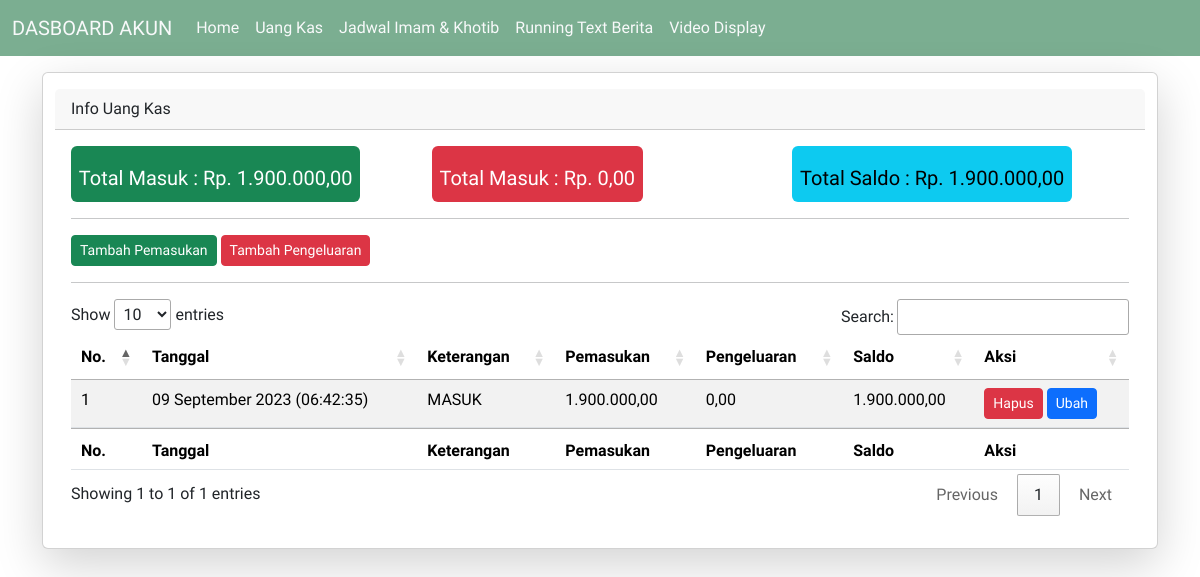
Screenshot of /uang-kas with the database file from the repository.
### tables this page shows
CREATE TABLE `t_saldo_kas` (
  `id_saldo_kas` varchar(50) NOT NULL,
  `tanggal` datetime NOT NULL,
  `masuk` decimal(20,5) NOT NULL,
  `keluar` decimal(20,5) NOT NULL,
  `ket` text NOT NULL,
  `sisa` decimal(20,5) NOT NULL
);

### application/controllers/Back/Kas.php (called while the page is built, shortened)
<?php
class Kas extends CI_Controller
{
    public function __construct()
    {
        $this->load->model('Back/Kaskas', 'KAS');
        $this->load->model('M_gzl', 'GZL');
    }
    function uang_kas()
    {
        $data = array(
            'TotalAllPemasukan' => $this->KAS->get_total_pemasukan(),
            'TotalAllPengeluaran' => $this->KAS->get_total_pengeluaran(),
            'TotalAllSaldo' => $this->KAS->get_total_saldo(),
            'DataSaldo' => $this->KAS->get_data_saldo(),
        );
        $this->load->view('templates/header_auth', $data);
        $this->load->view('back/uang_kas/index');
        $this->load->view('templates/footer');
        $this->load->view('back/uang_kas/index-js');
    }
}

### index.php (called while the page is built, shortened)
<?php
require_once BASEPATH . 'core/CodeIgniter.php';

### application/models/M_gzl.php (called while the page is built, shortened)
<?php
class M_gzl extends CI_Model
{
    function format_tanggal($tanggal)
    {
        $tanggal_2 =  date('Y-m-d', strtotime($tanggal));
        $tanggal_3 = date("H:i:s", strtotime($tanggal));
        $bulan = array(
            1 =>   'Januari',
            'Februari',
            'Maret',
            'April',
            'Mei',
            'Juni',
            'Juli',
            'Agustus',
            'September',
            'Oktober',
            'November',
            'Desember'
        );
        $pecahkan = explode('-', $tanggal_2);
        return $pecahkan[2] . ' ' . $bulan[(int)$pecahkan[1]] . ' ' . $pecahkan[0] . " (" . $tanggal_3 . ")";
    }
    function number_format($number, $decimals = 0, $decPoint = '.', $thousandsSep = ',')
    {
        $negation = ($number < 0) ? (-1) : 1;
        $coefficient = 10 ** $decimals;
        $number = $negation * floor((string)(abs($number) * $coefficient)) / $coefficient;
        return number_format($number, $decimals, $decPoint, $thousandsSep);
    }
}

### application/models/Back/Kaskas.php (called while the page is built, shortened)
<?php
class Kaskas extends CI_Model
{
    function get_data_saldo()
    {
        $this->db->select('*');
        $this->db->from('t_saldo_kas');
        $this->db->order_by('tanggal', 'DESC');
        $cek =  $this->db->get();
        return $cek->result();
    }
    function get_total_saldo()
    {
        $this->db->select_sum('sisa');
        $this->db->from('t_saldo_kas');
        $cek =  $this->db->get();
        if ($cek->num_rows() > 0) {
            $cek = $cek->row_array();
            return $cek['sisa'];
        } else {
            return 0;
        }
    }
    function get_total_pengeluaran()
    {
        $this->db->select_sum('keluar');
        $this->db->from('t_saldo_kas');
        $this->db->where('keluar !=', 0);
        $cek =  $this->db->get();
        if ($cek->num_rows() > 0) {
            $cek = $cek->row_array();
            return $cek['keluar'];
        } else {
            return 0;
        }
    }
    function get_total_pemasukan()
    {
        $this->db->select_sum('masuk');
        $this->db->from('t_saldo_kas');
        $this->db->where('masuk !=', 0);
        $cek =  $this->db->get();
        if ($cek->num_rows() > 0) {
            $cek = $cek->row_array();
            return $cek['masuk'];
        } else {
            return 0;
        }
    }
}

### application/views/back/uang_kas/index.php (the view)
<div class="container mt-3">
    <div class="card shadow-lg container ">
        <div class="mt-3 mb-3">
            <div class="card-header">
                Info Uang Kas
            </div>
            <div class="card-body">
                <div class="row">
                    <div class="col-4">
                        <span class="badge text-bg-success text-justify">
                            <h5 class="mt-3">Total Masuk : Rp. <?= $this->GZL->number_format($TotalAllPemasukan, 2, ",", ".") ?></h5>
                        </span>
                    </div>
                    <div class="col-4">
                        <span class="badge text-bg-danger text-justify h-100">
                            <h5 class="mt-3">Total Masuk : Rp. <?= $this->GZL->number_format($TotalAllPengeluaran, 2, ",", ".") ?></h5>
                        </span>
                    </div>
                    <div class="col-4">
                        <span class="badge text-bg-info text-justify">
                            <h5 class="mt-3">Total Saldo : Rp. <?= $this->GZL->number_format($TotalAllPemasukan - $TotalAllPengeluaran, 2, ",", ".") ?></h5>
                        </span>
                    </div>
                </div>
                <hr>
                <button class="btn btn-success btn-sm" onclick="add_pemasukan()">Tambah Pemasukan</button>
                <button class="btn btn-danger btn-sm" onclick="add_pengeluaran()">Tambah Pengeluaran</button>
                <hr>
                <div class="table-responsive">
                    <table class="table table-striped table-responsive" id="table-kas">
                        <thead class="table table-striped">
                            <tr>
                                <th>
                                    No.
                                </th>
                                <th>
                                    Tanggal
                                </th>
                                <th>
                                    Keterangan
                                </th>
                                <th>
                                    Pemasukan
                                </th>
                                <th>
                                    Pengeluaran
                                </th>
                                <th>
                                    Saldo
                                </th>
                                <th>
                                    Aksi
                                </th>
                            </tr>
                        </thead>
                        <tbody>
                            <?php
                            $no = 1;
                            foreach ($DataSaldo as $key) { ?>
                                <tr>
                                    <td>
                                        <?= $no ?>
                                    </td>
                                    <td>
                                        <?= $this->GZL->format_tanggal($key->tanggal) ?>
                                    </td>
                                    <td>
                                        <?= $key->ket ?>
                                    </td>
                                    <td>
                                        <?= $this->GZL->number_format($key->masuk, 2, ",", ".") ?>
                                    </td>
                                    <td>
                                        <?= $this->GZL->number_format($key->keluar, 2, ",", ".") ?>
                                    </td>
                                    <td>
                                        <?= $this->GZL->number_format($key->sisa, 2, ",", ".") ?>
                                    </td>
                                    <td>
                                        <?php
                                        if ($no == 1) { ?>
                                            <button class="btn btn-danger btn-sm" onclick="delete_saldo('<?= $key->id_saldo_kas ?>')">Hapus</button>
                                        <?php } ?>
                                        <button class="btn btn-primary btn-sm" onclick="ubah_saldo('<?= $key->id_saldo_kas ?>')">Ubah</button>
                                    </td>
                                </tr>
                            <?php
                                $no++;
                            } ?>
                        </tbody>
                        <tfoot>
                            <tr>
                                <th>
                                    No.
                                </th>
                                <th>
                                    Tanggal
                                </th>
                                <th>
                                    Keterangan
                                </th>
                                <th>
                                    Pemasukan
                                </th>
                                <th>
                                    Pengeluaran
                                </th>
                                <th>
                                    Saldo
                                </th>
                                <th>
                                    Aksi
                                </th>
                            </tr>
                        </tfoot>
                    </table>
                </div>
            </div>
        </div>
    </div>
</div>

### application/views/templates/header_auth.php (style rules this page uses)
* { font-family: 'Ruwudu', serif; }

### rows the page displays
t_saldo_kas: tanggal "09 September 2023 (06:42:35)", ket "MASUK", masuk "1.900.000,00", keluar "0,00", sisa "1.900.000,00"

### other values shown
$this->GZL->number_format($TotalAllPemasukan, 2, ",", ".") "1.900.000,00"
$this->GZL->number_format($TotalAllPengeluaran, 2, ",", ".") "0,00"
